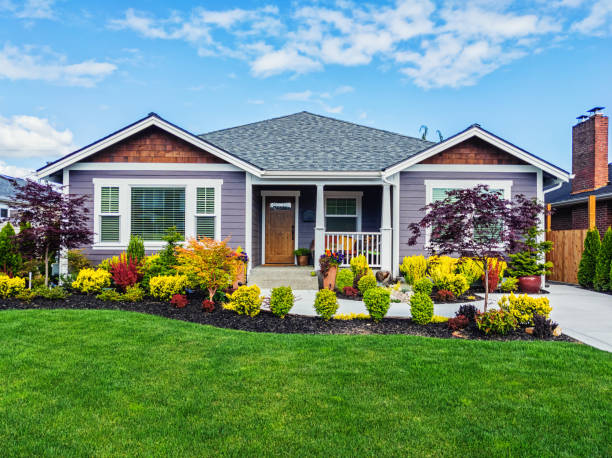
#> input picture Real_Estate_18-12/images/house.jpg, 612 x 458 px
$ python property_classification.py
#> lines starting #> are read from the running program, lines starting #| are printed output that depends on the picture
import cv2
import numpy as np
from sklearn.svm import SVC

# Dummy training data (feature-based)
X_train = [[100], [150], [200]]  # image brightness
y_train = ["New", "Average", "Old"]

model = SVC()
model.fit(X_train, y_train)

# Test image
img = cv2.imread("images/house.jpg", 0)
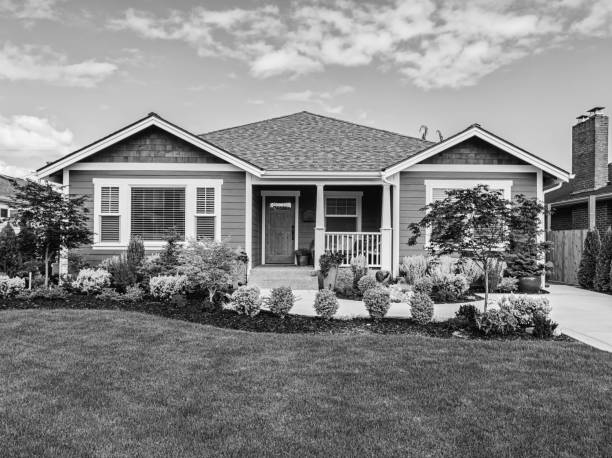
#> img: shape (458, 612); min 0, max 255, mean 134.2
brightness = int(np.mean(img))
#> brightness = 134

prediction = model.predict([[brightness]])
print("Property Condition:", prediction[0])
#| Property Condition: Average
